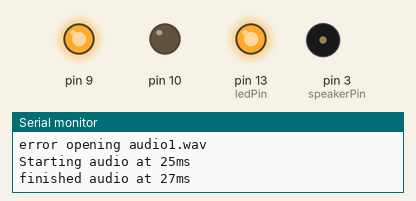
Simulated run of this sketch. Board: Arduino Mega 2560, built with avr-gcc and run on an emulated ATmega2560. Parts: output pins drawn as LEDs (lit = HIGH), buzzer (waves = sounding, pin HIGH), the last lines printed to the serial monitor. Storage starts empty; random numbers use the default seed unless the sketch sets one.

Above: at 0.5 s.
At 36.12 s:
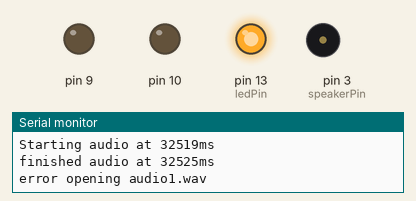
Timing chart, 0 to 38.6 s (numbered marks = the images above):
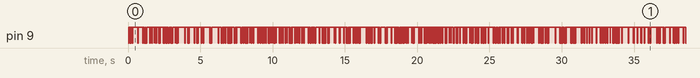

The sketch:

nap.ino
```cpp
/*
 * speaker_pcm
 *
 * Plays 8-bit PCM audio on pin 10 using pulse-width modulation (PWM).
 * For Arduino Mega 2560
 *
 * Uses two timers. The first changes the sample value 8000 times a second.
 * The second holds pin 11 high for 0-255 ticks out of a 256-tick cycle,
 * depending on sample value. The second timer repeats 62500 times per second
 * (16000000 / 256), much faster than the playback rate (8000 Hz), so
 * it almost sounds halfway decent, just really quiet on a PC speaker.
 *
 * Takes over Timer 1 (16-bit) for the 8000 Hz timer. This breaks PWM
 * (analogWrite()) for Arduino pins 9 and 10. Takes Timer 2 (8-bit)
 * for the pulse width modulation, breaking PWM for pins 11 & 3.
 *
 * References:
 *     http://www.uchobby.com/index.php/2007/11/11/arduino-sound-part-1/
 *     http://www.atmel.com/dyn/resources/prod_documents/doc2542.pdf
 *     http://www.evilmadscientist.com/article.php/avrdac
 *     http://gonium.net/md/2006/12/27/i-will-think-before-i-code/
 *     http://fly.cc.fer.hr/GDM/articles/sndmus/speaker2.html
 *     http://www.gamedev.net/reference/articles/article442.asp
 *
 * Michael Smith <michael@hurts.ca>
 * Incremental encoding <peterr@ncmls.org)
 * 0 nybble means change direction +-
 */

#include <stdint.h>
#include <avr/interrupt.h>
#include <avr/io.h>
#include <avr/pgmspace.h>


#define DEBUG 1
// Can be either 3 or 11, two PWM outputs connected to Timer 2
#define speakerPin 3

#if (speakerPin==10)
#define COMON1 COM2A1
#define COMON0 COM2A0
#define COMOFF1 COM2B1
#define COMOFF0 COM2B0
#define _OCR_ OCR2A
#else
#define COMON1 COM2B1
#define COMON0 COM2B0
#define COMOFF1 COM2A1
#define COMOFF0 COM2A0
#define _OCR_ OCR2B
#endif

#define SAMPLE_RATE 8000

/*
 * The audio data needs to be unsigned, 8-bit, 8000 Hz, and small enough
 * to fit in flash. 10000-13000 samples is about the limit.
 *
 * sounddata.h should look like this:
 *     const int sounddata_length=10000;
 *     const unsigned char sounddata_data[] PROGMEM = { ..... };
 *
 * You can use wav2c from GBA CSS:
 *     http://thieumsweb.free.fr/english/gbacss.html
 * Then add "PROGMEM" in the right place. I hacked it up to dump the samples
 * as unsigned rather than signed, but it shouldn't matter.
 *
 * http://musicthing.blogspot.com/2005/05/tiny-music-makers-pt-4-mac-startup.html
 * mplayer -ao pcm macstartup.mp3
 * sox audiodump.wav -v 1.32 -c 1 -r 8000 -u -1 macstartup-8000.wav
 * sox macstartup-8000.wav macstartup-cut.wav trim 0 10000s
 * wav2c macstartup-cut.wav sounddata.h sounddata
 *
 * (starfox) nb. under sox 12.18 (distributed in CentOS 5), i needed to run
 * the following command to convert my wav file to the appropriate format:
 * sox audiodump.wav -c 1 -r 8000 -u -b macstartup-8000.wav
 */

int ledPin = 13;

#include <SD.h> /* SD card MOSI=11, MISO=12, CLK=13, CS=pin 4 */

File myFile;
boolean playing;
byte lastSample;
int average;
boolean flash;

unsigned char nextByte() {
	if (myFile.available()) {
	    lastSample = myFile.read();
	    average = (average + abs(lastSample  - 127))/2;
	    if (average > 10) flash = true;
	    else flash = false;
	    return lastSample;
	 } else {
	   playing = false;
	 }
 }

void findData()
{
int count = 0;
int state;
char c;
  if (myFile) {
    state = 0;
    while (myFile.available() and state < 8 ) {
    	count++;
  	c = myFile.read();
	if (state > 3 )                  state++;
	else if (state == 0 && c == 'd') state = 1;
	else if (state == 1 && c == 'a') state = 2;
	else if (state == 2 && c == 't') state = 3;
	else if (state == 3 && c == 'a') state = 4;
    }
    if (state == 8) {
       Serial.print(count);
       Serial.println(" bytes: found start of audio data");
    }
  } else
  Serial.println("error opening audio1.wav");
}

void stopPlayback()
{
    TIMSK1 &= ~_BV(OCIE1A);    // Disable playback per-sample interrupt.
    TCCR1B &= ~_BV(CS10);      // Disable the per-sample timer completely.
    TCCR2B &= ~_BV(CS10);      // Disable the PWM timer.
    digitalWrite(speakerPin, LOW);
    myFile.close();
}


ISR(TIMER1_COMPA_vect) {
    if (playing)
       _OCR_ = nextByte();    // Playing
    else if (lastSample > 0)
       _OCR_ = lastSample--;  // Fade out
    else
    	stopPlayback();       // Stopped
}

void startPlayback()
{
    pinMode(speakerPin, OUTPUT);
				      // Timer 2 to do PWM
    ASSR &= ~(_BV(EXCLK) | _BV(AS2)); // Use internal clock (datasheet p.160)
    TCCR2A |= _BV(WGM21) | _BV(WGM20);// Set fast PWM mode  (p.157)
    TCCR2B &= ~_BV(WGM22);

    // Macros change the following code to setup the right pin (10 or 3)
    TCCR2A = (TCCR2A | _BV(COMON1)) & ~_BV(COMON0);
    TCCR2A &= ~(_BV(COMOFF1) | _BV(COMOFF0));
    TCCR2B = (TCCR2B & ~(_BV(CS12) | _BV(CS11))) | _BV(CS10);
    _OCR_ = nextByte();

    cli(); // Set Timer 1 to send a sample every interrupt.

    // Set CTC mode (Clear Timer on Compare Match) (p.133)
    // Have to set OCR1A *after*, otherwise it gets reset to 0!
    TCCR1B = (TCCR1B & ~_BV(WGM13)) | _BV(WGM12);
    TCCR1A = TCCR1A & ~(_BV(WGM11) | _BV(WGM10));

    // No prescaler (p.134)
    TCCR1B = (TCCR1B & ~(_BV(CS12) | _BV(CS11))) | _BV(CS10);

    // Set the compare register (OCR1A).
    // OCR1A is a 16-bit register, so we have to do this with
    // interrupts disabled to be safe.
    OCR1A = F_CPU / SAMPLE_RATE;    // 16e6 / 8000 = 2000

    // Enable interrupt when TCNT1 == OCR1A (p.136)
    TIMSK1 |= _BV(OCIE1A);
    playing = true;
    sei();
}

long long lastRandom;
boolean flicker(long long min)
{
	if (millis() > lastRandom + min)
	{
		lastRandom = millis();
		flash = random(2);
		return(flash);
	}
}

boolean once;

void setup()
{
#ifdef DEBUG
  Serial.begin(9600);
   while (!Serial) {;} // wait for serial port connection(Leonardo only)
#endif
  lastRandom = 0;
  once = true;
  // CS=4 output(default) Even if not used as the CS pin, the hardware SS pin
  // (usually 10, Mega 53) must be output or SD lib functions will not work.
  pinMode(10, OUTPUT);
  pinMode( 9, OUTPUT);
  if (!SD.begin(4))
    Serial.println("SD Card initialization failed!");
  openFile();
  pinMode(ledPin, OUTPUT);
  digitalWrite(ledPin, HIGH);
  startPlayback();
}

void openFile()
{
  myFile = SD.open("audio1.wav");
  findData();  // Scan to audio data, and set global size
}

void loop()
{
int i;
    if (once) {
       Serial.print("Starting audio at ");
       Serial.print(millis());
       Serial.println("ms");
       while (playing) {
       	     delay(50);
	     digitalWrite(9,flash&random(2));
       }
       Serial.print("finished audio at ");
       Serial.print(millis());
       Serial.println("ms");
       once = false;
    }
    else {
	for(int i=0;i<120;i++) {
		delay(random(20,40));
		digitalWrite(9, flicker(50UL));
	}
	openFile();
	digitalWrite(9, flicker(50UL));
	startPlayback();
	digitalWrite(9, flicker(50UL));
	once = true;
    }
}
```

Measured:
- by itself, everything shown: repeats every 59.3 s, in 234 steps
